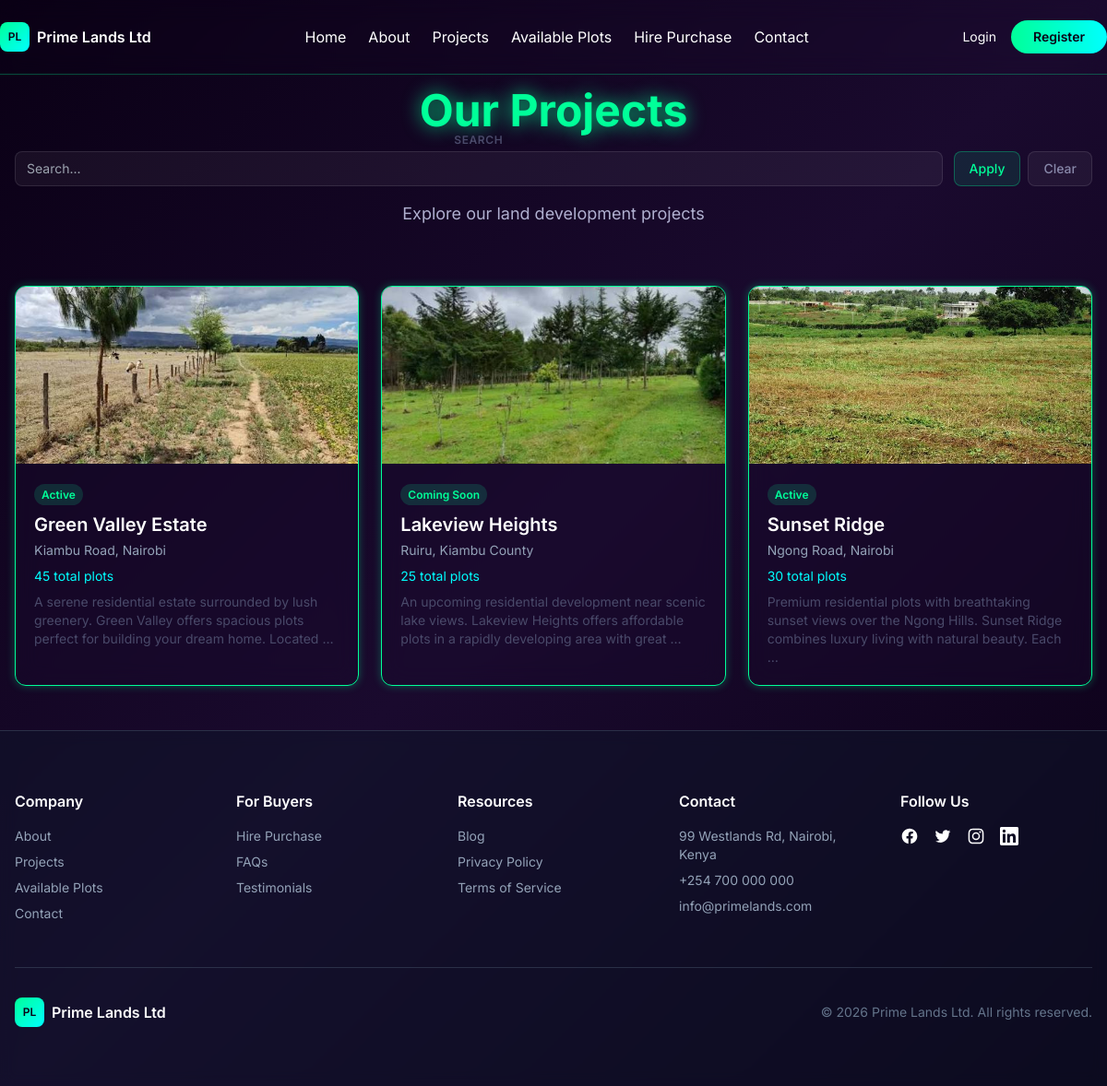
/projects/, run on the app's committed database.
### apps/settings/models.py (models this page shows, shortened)
class CompanySetting(models.Model):
    company_name = models.CharField(max_length=200, default='Prime Lands Ltd')
    tagline = models.CharField(max_length=200, default='Your Trusted Real Estate Partner')
    email = models.EmailField(default='info@primelands.com')
    phone = models.CharField(max_length=20, default='+254 700 000 000')
    address = models.TextField(default='99 Westlands Rd, Nairobi, Kenya')
    logo = models.ImageField(upload_to='settings/', blank=True)
    favicon = models.ImageField(upload_to='settings/', blank=True)
    google_maps_api_key = models.CharField(max_length=200, blank=True)
    about_text = models.TextField(blank=True)
    mission_text = models.TextField(blank=True)
    vision_text = models.TextField(blank=True)
    social_facebook = models.URLField(blank=True)
    social_twitter = models.URLField(blank=True)
    social_instagram = models.URLField(blank=True)
    social_linkedin = models.URLField(blank=True)
    deposit_percentage_default = models.DecimalField(max_digits=5, decimal_places=2, default=20)
    installment_months_default = models.IntegerField(default=60)
    interest_rate_default = models.DecimalField(max_digits=5, decimal_places=2, default=0)
    receipt_prefix = models.CharField(max_length=10, default='RCP')
    currency_symbol = models.CharField(max_length=10, default='KSh')
    mpesa_callback_url = models.CharField(max_length=500, blank=True,
                                          default='https://9cc3-102-205-50-218.ngrok-free.app/payments/mpesa/callback/',
                                          help_text='Public URL for M-Pesa STK Push callback')
    commission_percentage = models.DecimalField(max_digits=5, decimal_places=2, default=5,
                                                help_text='Platform commission percentage on each sale')
    updated_at = models.DateTimeField(auto_now=True)
    class Meta:
        verbose_name = 'Company Setting'
        verbose_name_plural = 'Company Settings'

### apps/projects/models.py (models this page shows, shortened)
class Project(models.Model):
    STATUS_CHOICES = [
        ('active', 'Active'),
        ('completed', 'Completed'),
        ('coming_soon', 'Coming Soon'),
        ('sold_out', 'Sold Out'),
    ]
    name = models.CharField(max_length=200)
    slug = models.SlugField(max_length=200, unique=True, blank=True)
    description = models.TextField(blank=True)
    location = models.CharField(max_length=200)
    coordinates = models.CharField(max_length=100, blank=True, help_text="Google Maps coordinates (lat,lng)")
    total_plots = models.IntegerField(default=0)
    image = models.ImageField(upload_to='projects/', blank=True)
    status = models.CharField(max_length=20, choices=STATUS_CHOICES, default='coming_soon')
    featured = models.BooleanField(default=False)
    start_date = models.DateField(null=True, blank=True)
    completion_date = models.DateField(null=True, blank=True)
    created_at = models.DateTimeField(auto_now_add=True)
    updated_at = models.DateTimeField(auto_now=True)
    class Meta:
        ordering = ['-created_at']

### apps/projects/views.py (the view)
# urls.py: path('', views.project_list, name='project_list'),
def project_list(request):
    from apps.core.utils import get_sortable_context
    projects = Project.objects.all()
    template = 'projects/admin_project_list.html' if request.user.is_authenticated and request.user.is_staff_or_above() else 'projects/project_list.html'
    is_staff = request.user.is_authenticated and request.user.is_staff_or_above()
    if is_staff:
        ctx = get_sortable_context(request, projects, default_sort='name',
                                   allowed_fields=['name', 'location', 'created_at'],
                                   search_fields=['name', 'location'],
                                   per_page=15)
    else:
        ctx = get_sortable_context(request, projects, default_sort='name',
                                   allowed_fields=['name', 'location'],
                                   search_fields=['name', 'location'],
                                   per_page=12)
    ctx['meta_description'] = 'Explore land development projects by Prime Lands Ltd. Find prime locations in Kenya with verified plots and flexible payment plans.'
    ctx['og_title'] = 'Our Projects - Prime Lands Ltd'
    ctx['og_description'] = 'Discover ongoing and completed land development projects by Prime Lands Ltd across Kenya.'
    return render(request, template, ctx)

### apps/core/utils.py (called while the page is built, shortened)
def sort_queryset(queryset, request, default_sort='-created_at', allowed_fields=None):
    sort_field = request.GET.get('sort', '')
    order = request.GET.get('order', '')
    if not sort_field:
        sort_field = default_sort
        sort_field_clean = sort_field.lstrip('-')
    return queryset.order_by(sort_field), sort_field_clean, order

def paginate(queryset, request, per_page=15):
    page = request.GET.get('page', 1)
    paginator = Paginator(queryset, per_page)
    page_obj = paginator.get_page(page)
    return page_obj, paginator

def build_search_filter(queryset, request, fields):
    search = request.GET.get('search', '').strip()
    if search:
        q_objects = Q()
        for field in fields:
            q_objects |= Q(**{f'{field}__icontains': search})
        queryset = queryset.filter(q_objects)
    return queryset, search

def get_sortable_context(request, queryset, default_sort='-created_at', allowed_fields=None, search_fields=None, per_page=15):
    queryset, sort_field, order = sort_queryset(queryset, request, default_sort, allowed_fields)
    search_term = ''
    if search_fields:
        queryset, search_term = build_search_filter(queryset, request, search_fields)
    page_obj, paginator = paginate(queryset, request, per_page)
    return {
        'page_obj': page_obj,
        'paginator': paginator,
        'sort_field': sort_field,
        'sort_order': order,
        'search': search_term,
    }

### apps/notifications/context_processors.py (called while the page is built, shortened)
def unread_notifications(request):
    ctx = {'unread_count': 0, 'recent_notifications': [],
           'pending_verification_count': 0, 'pending_payment_count': 0}
    return ctx

### apps/website/context_processors.py (called while the page is built)
def website_settings(request):
    settings = CompanySetting.objects.first()
    return {'company': settings}

### templates/projects/project_list.html (shortened to what this page needs)
{% extends 'base.html' %}
{% load static %}
{% load currency_filters %}
{% block content %}
<div class="pt-24 pb-12 px-4">
    <div class="absolute inset-0" style="background: linear-gradient(135deg, #0a0015, #1a0a2e, #0a0015);"></div>
    <div class="relative z-10 max-w-7xl mx-auto">
        <div class="text-center mb-16">
            <h1 class="text-4xl md:text-5xl font-bold" style="color: #00ff99; text-shadow: 0 0 20px rgba(0, 255, 153, 0.8);">Our Projects</h1>
            {% include 'components/filter_bar.html' %}
            <p class="text-lg mt-4" style="color: #b0b0d0;">Explore our land development projects</p>
        </div>
        <div class="grid md:grid-cols-2 lg:grid-cols-3 gap-6">
            {% for project in page_obj %}
            <a href="{% url 'projects:project_detail' project.slug %}" class="glassmorphism rounded-xl overflow-hidden glow-border hover:neon-glow transition group">
                {% if project.image %}
                <div class="h-48 overflow-hidden">
                    <img src="{{ project.image.url }}" alt="{{ project.name }}" class="w-full h-full object-cover group-hover:scale-105 transition duration-500">
                </div>
                {% endif %}
                <div class="p-5">
                    <span class="text-xs font-semibold px-2 py-1 rounded-full" style="background: rgba(0, 255, 153, 0.15); color: #00ff99;">{{ project.get_status_display }}</span>
                    <h3 class="text-xl font-semibold text-white mt-2">{{ project.name }}</h3>
                    <p class="text-sm mt-1" style="color: #94a3b8;">{{ project.location }}</p>
                    <p class="text-sm mt-2" style="color: #00ffff;">{{ project.total_plots }} total plots</p>
                    <p class="text-sm mt-2" style="color: #4a4a6a;">{{ project.description|truncatewords:20 }}</p>
                </div>
            </a>
            {% empty %}
            <div class="col-span-3 text-center py-12">
                <p class="text-lg" style="color: #4a4a6a;">No projects available at the moment.</p>
            </div>
            {% endfor %}
        </div>
    </div>
</div>
{% endblock %}

### templates/components/navbar.html (shortened to what this page needs)
{% load static %}
{% load currency_filters %}
<nav class="fixed top-0 left-0 right-0 z-50 bg-background/80 backdrop-blur-md border-b" style="border-color: rgba(0, 255, 153, 0.3);">
    <div class="max-w-7xl mx-auto px-4 lg:px-0">
        <div class="flex items-center justify-between h-20">
            <a href="{% url 'website:home' %}" class="flex items-center gap-3 group">
                <div class="flex items-center gap-2">
                    <div class="w-8 h-8 rounded-lg" style="background: linear-gradient(135deg, #00ff99, #00ffff); display: flex; align-items: center; justify-content: center;">
                        <span class="text-xs font-semibold" style="color: #0a0015;">PL</span>
                    </div>
                    <span class="font-semibold text-white">{{ company.company_name|default:'Prime Lands' }}</span>
                </div>
            </a>
            <div class="hidden lg:flex items-center gap-6">
                <a href="{% url 'website:home' %}" class="text-white hover:text-primary transition">Home</a>
                <a href="{% url 'website:about' %}" class="text-white hover:text-primary transition">About</a>
                <a href="{% url 'projects:project_list' %}" class="text-white hover:text-primary transition">Projects</a>
                <a href="{% url 'plots:plot_list' %}" class="text-white hover:text-primary transition">Available Plots</a>
                <a href="{% url 'website:hire_purchase' %}" class="text-white hover:text-primary transition">Hire Purchase</a>
                <a href="{% url 'website:contact' %}" class="text-white hover:text-primary transition">Contact</a>
            </div>
            <div class="hidden lg:flex items-center gap-4">
                {% if user.is_authenticated %}
                <a href="{% url 'dashboard:home' %}" class="btn-primary text-sm">Dashboard</a>
                <a href="{% url 'accounts:logout' %}" class="text-sm text-muted-foreground hover:text-white transition">Logout</a>
                {% else %}
                <a href="{% url 'accounts:login' %}" class="text-sm text-muted-foreground hover:text-white transition">Login</a>
                <a href="{% url 'accounts:register' %}" class="btn-primary text-sm">Register</a>
                {% endif %}
            </div>
        </div>
    </div>
</nav>

### templates/components/footer.html (shortened to what this page needs)
{% load static %}
{% load currency_filters %}
<footer class="relative border-t" style="border-color: rgba(71, 85, 105, 0.5); background: rgba(15, 23, 42, 0.5); backdrop-filter: blur(8px);">
    <div class="max-w-7xl mx-auto px-4 py-16">
        <div class="grid grid-cols-2 sm:grid-cols-3 lg:grid-cols-5 gap-8 mb-12">
            <div class="space-y-4">
                <h4 class="font-semibold text-white">Company</h4>
                <ul class="space-y-2 text-sm" style="color: #94a3b8;">
                    <li><a href="{% url 'website:about' %}" class="hover:text-primary transition">About</a></li>
                    <li><a href="{% url 'projects:project_list' %}" class="hover:text-primary transition">Projects</a></li>
                    <li><a href="{% url 'plots:plot_list' %}" class="hover:text-primary transition">Available Plots</a></li>
                    <li><a href="{% url 'website:contact' %}" class="hover:text-primary transition">Contact</a></li>
                </ul>
            </div>
            <div class="space-y-4">
                <h4 class="font-semibold text-white">For Buyers</h4>
                <ul class="space-y-2 text-sm" style="color: #94a3b8;">
                    <li><a href="{% url 'website:hire_purchase' %}" class="hover:text-primary transition">Hire Purchase</a></li>
                    <li><a href="{% url 'website:faq' %}" class="hover:text-primary transition">FAQs</a></li>
                    <li><a href="#" class="hover:text-primary transition">Testimonials</a></li>
                </ul>
            </div>
            <div class="space-y-4">
                <h4 class="font-semibold text-white">Resources</h4>
                <ul class="space-y-2 text-sm" style="color: #94a3b8;">
                    <li><a href="{% url 'website:blog' %}" class="hover:text-primary transition">Blog</a></li>
                    <li><a href="#" class="hover:text-primary transition">Privacy Policy</a></li>
                    <li><a href="#" class="hover:text-primary transition">Terms of Service</a></li>
                </ul>
            </div>
            <div class="space-y-4">
                <h4 class="font-semibold text-white">Contact</h4>
                <ul class="space-y-2 text-sm" style="color: #94a3b8;">
                    <li>{{ company.address|default:'99 Westlands Rd, Nairobi' }}</li>
                    <li>{{ company.phone|default:'0728627678' }}</li>
                    <li>{{ company.email|default:'info@primelands.com' }}</li>
                </ul>
            </div>
            <div class="space-y-4">
                <h4 class="font-semibold text-white">Follow Us</h4>
                <div class="flex gap-4">
                    <a href="#" class="text-muted-foreground hover:text-primary transition" aria-label="Facebook">
                    </a>
                    <a href="#" class="text-muted-foreground hover:text-primary transition" aria-label="Twitter">
                    </a>
                    <a href="#" class="text-muted-foreground hover:text-primary transition" aria-label="Instagram">
                    </a>
                    <a href="#" class="text-muted-foreground hover:text-primary transition" aria-label="LinkedIn">
                    </a>
                </div>
            </div>
        </div>
        <div class="border-t pt-8 flex flex-col md:flex-row items-center justify-between gap-8" style="border-color: rgba(71, 85, 105, 0.5);">
            <div class="flex items-center gap-2">
                <div class="w-8 h-8 rounded-lg" style="background: linear-gradient(135deg, #00ff99, #00ffff); display: flex; align-items: center; justify-content: center;">
                    <span class="text-xs font-semibold" style="color: #0a0015;">PL</span>
                </div>
                <span class="font-semibold text-white">{{ company.company_name|default:'Prime Lands Ltd' }}</span>
            </div>
            <p class="text-sm" style="color: #64748b;">&copy; {% now 'Y' %} {{ company.company_name|default:'Prime Lands Ltd' }}. All rights reserved.</p>
        </div>
    </div>
</footer>

### templates/base.html (style rules this page uses)
:root { --background: #0a0015; --foreground: #ffffff; --card: #1a0a2e; --card-foreground: #ffffff; --primary: #00ff99; --primary-foreground: #0a0015; --secondary: #ff00ff; --secondary-foreground: #ffffff; --muted: #4a4a6a; --muted-foreground: #b0b0d0; --accent: #00ffff; --accent-foreground: #0a0015; --border: #2a1a4a; --ring: #00ff99; }
* { border-color: var(--border); }
body { background: var(--background); color: var(--foreground); font-family: 'Inter', sans-serif; }
.glassmorphism { background: rgba(26, 10, 46, 0.4); backdrop-filter: blur(12px); border: 1px solid rgba(0, 255, 153, 0.2); }
.glow-border { border: 1px solid var(--primary); box-shadow: 0 0 10px rgba(0, 255, 153, 0.3); }
.btn-primary { background: linear-gradient(to right, #00ff99, #00ffff); color: #0a0015; font-weight: 600; border-radius: 9999px; padding: 0.5rem 1.5rem; transition: all 0.3s; cursor: pointer; }

### data on the page
CompanySetting: company_name "Prime Lands Ltd", address "99 Westlands Rd, Nairobi, Kenya", phone "+254 700 000 000", email "info@primelands.com"
Project: image (picture), status "Active", name "Green Valley Estate", location "Kiambu Road, Nairobi", total_plots "45", description "A serene residential estate surrounded by lush greenery. Green Valley offers spacious plots perfect for building your dream home. Located …"
Project: image (picture), status "Coming Soon", name "Lakeview Heights", location "Ruiru, Kiambu County", total_plots "25", description "An upcoming residential development near scenic lake views. Lakeview Heights offers affordable plots in a rapidly developing area with great …"
Project: image (picture), status "Active", name "Sunset Ridge", location "Ngong Road, Nairobi", total_plots "30", description "Premium residential plots with breathtaking sunset views over the Ngong Hills. Sunset Ridge combines luxury living with natural beauty. Each …"
